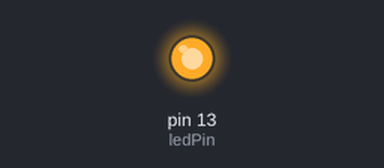
A sketch run on a simulated Arduino Uno, built with avr-gcc and run on an emulated ATmega328P. Parts: output pins drawn as LEDs (lit = HIGH).

Above: at 0.5 s.
At 22.6 s:
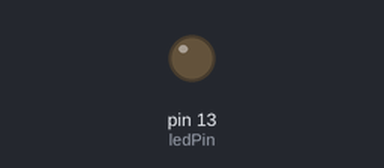
Timing chart, 0 to 32.1 s (numbered marks = the images above):
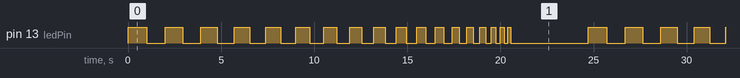

The sketch:

main.ino
```cpp
int ledPin = 13;

void setup()
{
	pinMode(ledPin,OUTPUT);
}

void loop()
{
  for (int t = 1000; t > 100; t= t-50){
     digitalWrite(ledPin,HIGH);
  	 delay(t);
  	 digitalWrite(ledPin,LOW);
     delay(t);
  }
  // Robimy dodatkową przerwę
  delay(4000);
}
```

Measured:
- by itself, pin 13 (ledPin): moves between LOW and HIGH, repeating every 24.7 s
- by itself, everything shown: repeats every 24.7 s, in 36 steps
